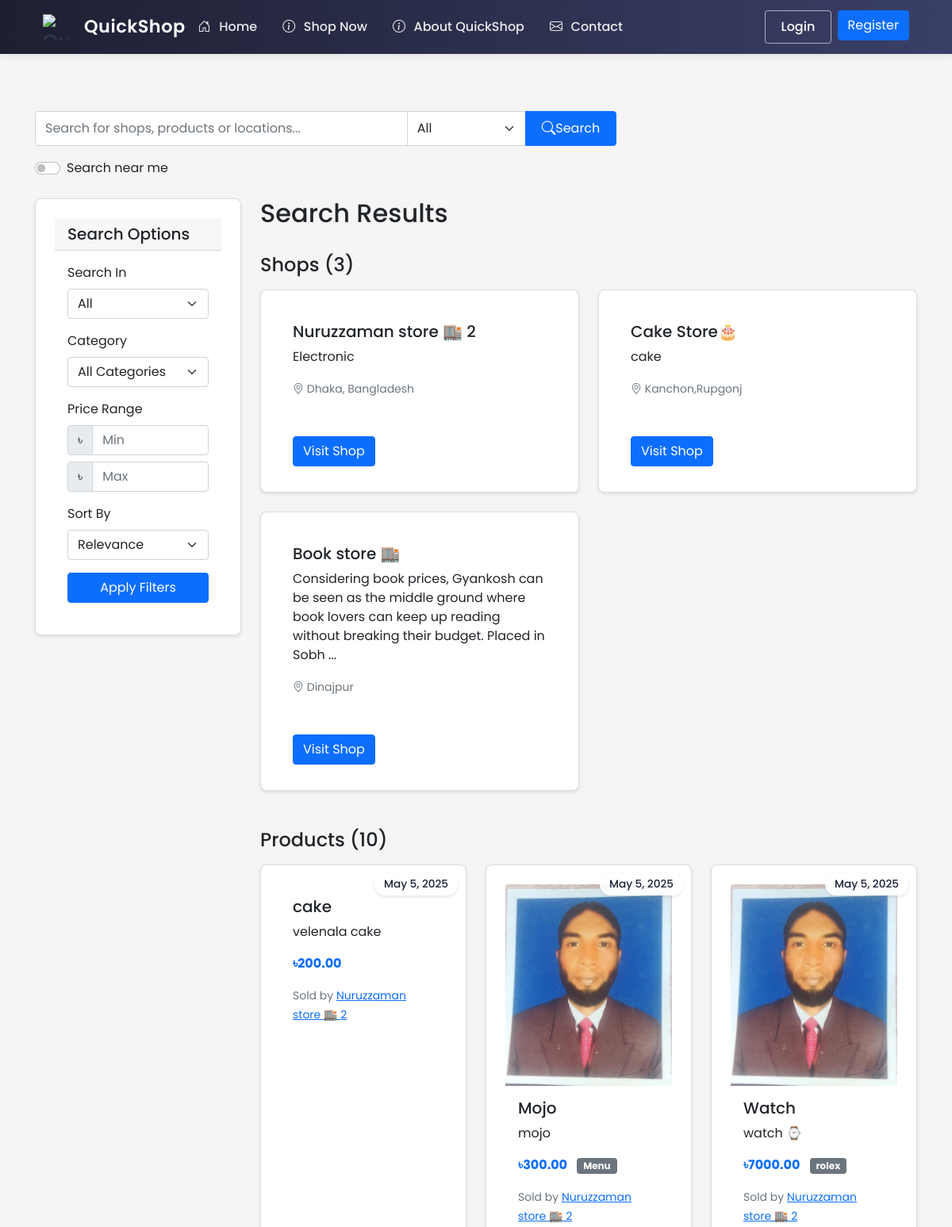
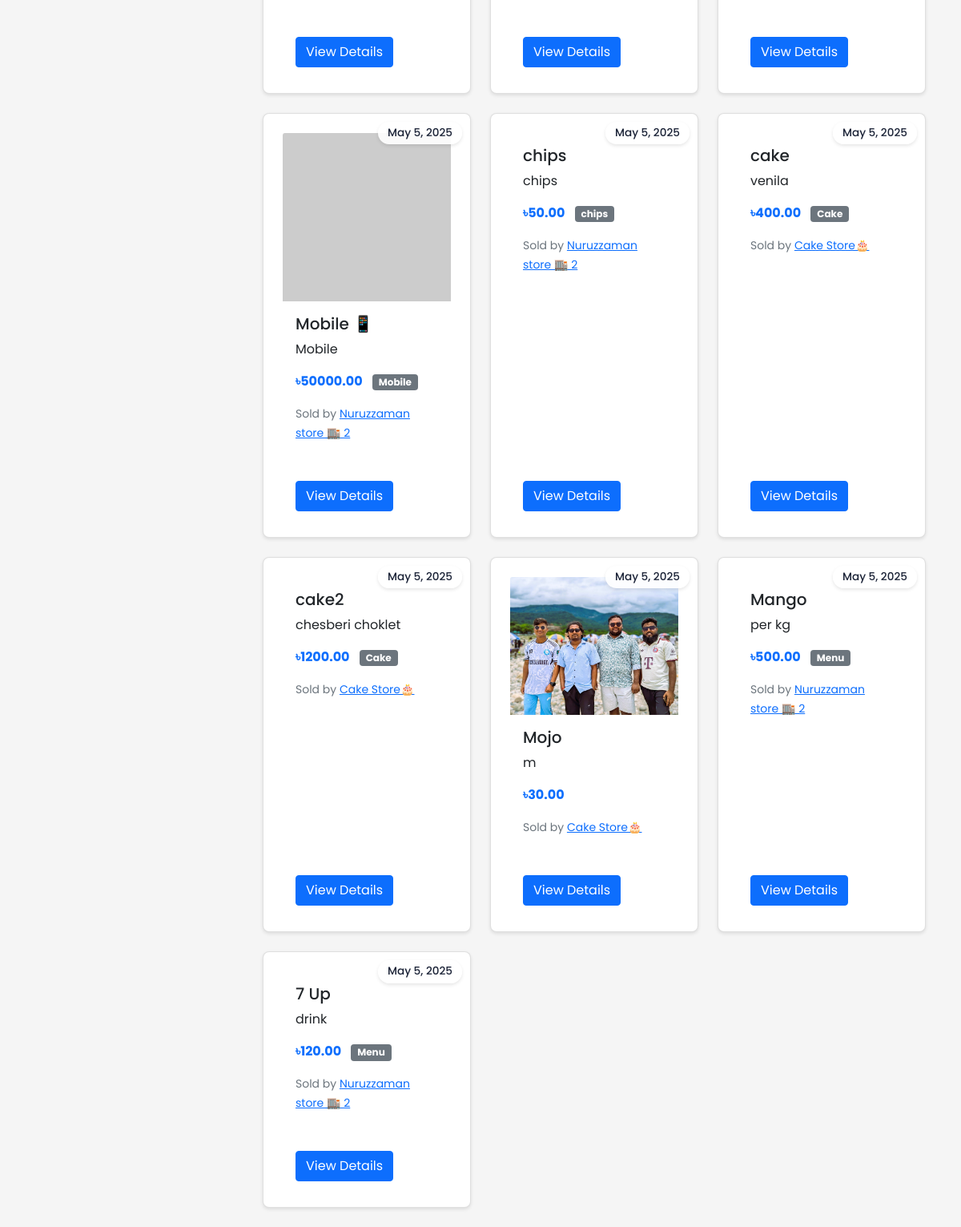
Screenshot of /search with the database file from the repository (2 pictures, top to bottom).
### ecommerce/models/shop.py (models this page shows, shortened)
class Shop(db.Model):
    id = db.Column(db.Integer, primary_key=True)
    name = db.Column(db.String(100), nullable=False)
    description = db.Column(db.Text)
    about = db.Column(db.Text)  # New field for shop-specific About content
    owner_id = db.Column(db.Integer, db.ForeignKey('user.id'), nullable=False)
    location_lat = db.Column(db.Float, nullable=True)
    location_lng = db.Column(db.Float, nullable=True)
    address = db.Column(db.String(200), nullable=True)
    approval_status = db.Column(db.String(20), server_default='pending')  # pending, approved, rejected
    images = db.relationship('Image', lazy=True,
                           foreign_keys='Image.shop_id',
                           cascade="all, delete-orphan",
                           backref=db.backref('shop_ref', lazy=True))
    phone = db.Column(db.String(20))
    email = db.Column(db.String(120))
    website = db.Column(db.String(200))
    business_hours = db.Column(db.Text)  # Stored as JSON string
    created_at = db.Column(db.DateTime, default=datetime.utcnow)
    is_active = db.Column(db.Boolean, default=False)  # Only true after approval
    products = db.relationship('Product', backref='shop', lazy=True)

class Product(db.Model):
    id = db.Column(db.Integer, primary_key=True)
    name = db.Column(db.String(100), nullable=False)
    description = db.Column(db.Text)
    price = db.Column(db.Float, nullable=False)
    stock = db.Column(db.Integer, nullable=False, default=0)
    shop_id = db.Column(db.Integer, db.ForeignKey('shop.id'), nullable=False)
    category = db.Column(db.String(50))  # Add category field
    created_at = db.Column(db.DateTime, default=datetime.utcnow)
    images = db.relationship('Image', lazy=True,
                           foreign_keys='Image.product_id',
                           cascade="all, delete-orphan",
                           backref=db.backref('product_ref', lazy=True))
    rating = db.Column(db.Float, default=0.0)  # Average rating
    rating_count = db.Column(db.Integer, default=0)  # Number of ratings
    reviews = db.relationship(Review, backref='product', lazy=True)
    min_price = db.Column(db.Float)  # Minimum acceptable price
    max_discount_percentage = db.Column(db.Float, default=20.0)  # Maximum allowed discount
    continue_iteration = db.Column(db.Boolean, default=False)  # Whether to continue negotiation after max discount

### ecommerce/routes/main.py (the view, shortened to what this page needs)
@main_bp.route('/search')
def search():
    query = request.args.get('q', '')
    search_type = request.args.get('type', 'all')
    shop_id = request.args.get('shop_id', type=int)
    category = request.args.get('category')
    min_price = request.args.get('min_price', type=float)
    max_price = request.args.get('max_price', type=float)
    sort = request.args.get('sort', 'relevance')
    page = request.args.get('page', 1, type=int)
    per_page = 12  # Number of items per page
    lat = request.args.get('lat', type=float)
    lng = request.args.get('lng', type=float)
    distance = request.args.get('distance', 10, type=float)  # Default 10km radius
    product_query = Product.query.filter(Product.shop.has(Shop.is_active == True))
    shop_query = Shop.query.filter_by(is_active=True)
    if shop_id:
        shop = Shop.query.get_or_404(shop_id)
        product_query = product_query.filter(Product.shop_id == shop_id)
        search_type = 'products'
    if search_type != 'shops':
        if category:
            product_query = product_query.filter(Product.category == category)
        if min_price is not None:
            product_query = product_query.filter(Product.price >= min_price)
        if max_price is not None:
            product_query = product_query.filter(Product.price <= max_price)
        if sort == 'price_low':
            product_query = product_query.order_by(Product.price.asc())
        elif sort == 'price_high':
            product_query = product_query.order_by(Product.price.desc())
        elif sort == 'newest':
            product_query = product_query.order_by(Product.created_at.desc())
        else:  # relevance
            if query:
                from sqlalchemy import text
                product_query = product_query.order_by(text("(CASE "
                    "WHEN name LIKE :query THEN 3 "
                    "WHEN category LIKE :query THEN 2 "
                    "WHEN description LIKE :query THEN 1 "
                    "ELSE 0 END) DESC").bindparams(query=f"%{query}%"))
    if lat is not None and lng is not None:
        shop_query = shop_query.order_by('distance')
    products_pagination = product_query.paginate(page=page, per_page=per_page) if search_type != 'shops' else None
    shops_pagination = shop_query.paginate(page=page, per_page=per_page) if search_type != 'products' and not shop_id else None
    categories = db.session.query(Product.category)\
                         .distinct()\
                         .filter(Product.category != None)\
                         .order_by(Product.category)\
                         .all()
    categories = [cat[0] for cat in categories]
    return render_template('main/search_results.html',
                         products=products_pagination.items if products_pagination else [],
                         shops=shops_pagination.items if shops_pagination else [],
                         products_pagination=products_pagination,
                         shops_pagination=shops_pagination,
                         query=query,
                         search_type=search_type,
                         current_category=category,
                         categories=categories,
                         min_price=min_price,
                         max_price=max_price,
                         current_sort=sort,
                         shop=Shop.query.get(shop_id) if shop_id else None,
                         search_lat=lat,
                         search_lng=lng,
                         search_distance=distance,
                         config={'GOOGLE_MAPS_API_KEY': current_app.config['GOOGLE_MAPS_API_KEY']})

### ecommerce/templates/main/search_results.html (shortened to what this page needs)
{% extends "base.html" %}
{% block content %}
<div class="container mt-4">
    <div class="row mb-4">
        <div class="col-md-8">
            <form class="search-form" method="GET" action="{{ url_for('main.search') }}">
                <div class="input-group">
                    <input type="text" class="form-control" name="q" value="{{ query }}"
                           placeholder="Search for shops, products or locations...">
                    <select class="form-select" name="type" style="max-width: 150px;">
                        <option value="all" {% if search_type == 'all' %}selected{% endif %}>All</option>
                    </select>
                    <button class="btn btn-primary" type="submit">
                        <i class="bi bi-search"></i> Search
                    </button>
                </div>
                <div class="mt-3">
                    <div class="form-check form-switch">
                        <input class="form-check-input" type="checkbox" id="useLocation"
                               {% if search_lat and search_lng %}checked{% endif %}>
                        <label class="form-check-label" for="useLocation">Search near me</label>
                    </div>
                </div>
            </form>
        </div>
    </div>
    <div class="row">
        <div class="col-md-3">
            <div class="card mb-4">
                <div class="card-header">
                    <h5 class="mb-0">Search Options</h5>
                </div>
                <div class="card-body">
                    <form id="filterForm" method="GET" action="{{ url_for('main.search') }}">
                        <div class="mb-3">
                            <label class="form-label">Search In</label>
                            <select class="form-select" name="type" onchange="this.form.submit()">
                                <option value="all" {% if search_type == 'all' %}selected{% endif %}>All</option>
                            </select>
                        </div>
                        {% if search_type != 'shops' %}
                        <div class="mb-3">
                            <label class="form-label">Category</label>
                            <select class="form-select" name="category">
                                <option value="">All Categories</option>
                            </select>
                        </div>
                        <div class="mb-3">
                            <label class="form-label">Price Range</label>
                            <div class="input-group mb-2">
                                <span class="input-group-text">৳</span>
                                <input type="number" class="form-control" name="min_price"
                                       placeholder="Min" value="{{ min_price or '' }}" min="0">
                            </div>
                            <div class="input-group">
                                <span class="input-group-text">৳</span>
                                <input type="number" class="form-control" name="max_price"
                                       placeholder="Max" value="{{ max_price or '' }}" min="0">
                            </div>
                        </div>
                        <div class="mb-3">
                            <label class="form-label">Sort By</label>
                            <select class="form-select" name="sort">
                                <option value="relevance" {% if current_sort == 'relevance' %}selected{% endif %}>Relevance</option>
                            </select>
                        </div>
                        {% endif %}
                        <button type="submit" class="btn btn-primary w-100">Apply Filters</button>
                    </form>
                </div>
            </div>
        </div>
        <div class="col-md-9">
            <div class="d-flex justify-content-between align-items-center mb-4">
                <h2>Search Results {% if query %}for "{{ query }}"{% endif %}</h2>
            </div>
            {% if shops and search_type in ['all', 'shops'] %}
            <div class="mb-4">
                <h3 class="h4 mb-3">Shops {% if search_lat and search_lng %}Near You{% endif %} ({{ shops_pagination.total if shops_pagination else 0 }})</h3>
                <div class="row">
                    {% for shop in shops %}
                        <div class="col-md-6 mb-4">
                            <div class="card h-100">
                                <div class="card-body">
                                    <div class="d-flex justify-content-between">
                                        <h5 class="card-title">
                                            {% if query %}
                                                {{ shop.name|replace(query, '<mark>' + query + '</mark>')|safe }}
                                            {% else %}
                                                {{ shop.name }}
                                            {% endif %}
                                        </h5>
                                    </div>
                                    <p class="card-text">
                                        {% if query %}
                                            {{ shop.description[:150]|replace(query, '<mark>' + query + '</mark>')|safe }}
                                        {% else %}
                                            {{ shop.description[:150] }}
                                        {% endif %}
                                        {% if shop.description|length > 150 %}...{% endif %}
                                    </p>
                                    <p class="card-text">
                                        <small class="text-muted">
                                            <i class="bi bi-geo-alt"></i> {{ shop.address }}
                                        </small>
                                    </p>
                                </div>
                                <div class="card-footer bg-transparent border-top-0">
                                    <a href="{{ url_for('shop.view', shop_id=shop.id) }}" class="btn btn-primary">Visit Shop</a>
                                </div>
                            </div>
                        </div>
                    {% endfor %}
                </div>
            </div>
            {% endif %}
            {% if products and search_type in ['all', 'products'] %}
            <div>
                <h3 class="h4 mb-3">Products ({{ products_pagination.total if products_pagination else 0 }})</h3>
                <div class="row">
                    {% for product in products %}
                        <div class="col-md-4 mb-4">
                            <div class="card h-100 product-card">
                                <span class="date-badge">May 5, 2025</span>
                                        {% set img_src = None %}
                                        {% if product.image_url %}
                                            {% if product.image_url.startswith('http') or product.image_url.startswith('/') %}
                                                {% set img_src = product.image_url %}
                                            {% else %}
                                                {% set img_src = url_for('static', filename='images/products/' + product.image_url) %}
                                            {% endif %}
                                        {% elif product.images and product.images[0].filename %}
                                            {% set img_src = url_for('static', filename='uploads/' + product.images[0].filename) %}
                                        {% endif %}
                                        {% if img_src %}
                                            <img src="{{ img_src }}" class="card-img-top" alt="{{ product.name }}" onerror="this.onerror=null;this.src='https://via.placeholder.com/400x400?text=' + encodeURIComponent('{{ product.name }}')">
                                        {% endif %}
                                <div class="card-body">
                                    <h5 class="card-title">
                                        {% if query %}
                                            {{ product.name|replace(query, '<mark>' + query + '</mark>')|safe }}
                                        {% else %}
                                            {{ product.name }}
                                        {% endif %}
                                    </h5>
                                    <p class="card-text">
                                        {% if query %}
                                            {{ product.description[:100]|replace(query, '<mark>' + query + '</mark>')|safe }}
                                        {% else %}
                                            {{ product.description[:100] }}
                                        {% endif %}
                                    </p>
                                    <p class="card-text">
                                        <strong class="text-primary">৳{{ "%.2f"|format(product.price) }}</strong>
                                        {% if product.category %}
                                            <span class="badge bg-secondary ms-2">{{ product.category }}</span>
                                        {% endif %}
                                    </p>
                                    <p class="card-text">
                                        <small class="text-muted">
                                            Sold by <a href="{{ url_for('shop.view', shop_id=product.shop.id) }}">{{ product.shop.name }}</a>
                                        </small>
                                    </p>
                                </div>
                                <div class="card-footer bg-transparent border-top-0">
                                    <a href="{{ url_for('shop.view', shop_id=product.shop.id) }}" class="btn btn-primary">View Details</a>
                                </div>
                            </div>
                        </div>
                    {% endfor %}
                </div>
            </div>
            {% endif %}
        </div>
    </div>
</div>
{% endblock %}

### rows the page displays
Shop: name "Nuruzzaman store 🏬 2", description "Electronic", address "Dhaka, Bangladesh"
Shop: name "Cake Store🎂", description "cake", address "Kanchon,Rupgonj"
Shop: name "Book store 🏬", description "Considering book prices, Gyankosh can be seen as the middle ground where book lovers can keep up reading without breaking their budget. Placed in Sobh", address "Dinajpur"
Product: name "cake", description "velenala cake", price "200.00", shop.name "Nuruzzaman store 🏬 2"
Product: name "Mojo", description "mojo", price "300.00", category "Menu", shop.name "Nuruzzaman store 🏬 2"
Product: name "Watch", description "watch ⌚", price "7000.00", category "rolex", shop.name "Nuruzzaman store 🏬 2"
Product: name "Mobile 📱", description "Mobile", price "50000.00", category "Mobile", shop.name "Nuruzzaman store 🏬 2"
Product: name "chips", description "chips", price "50.00", category "chips", shop.name "Nuruzzaman store 🏬 2"
Product: name "cake", description "venila", price "400.00", category "Cake", shop.name "Cake Store🎂"
Product: name "cake2", description "chesberi choklet", price "1200.00", category "Cake", shop.name "Cake Store🎂"
Product: shows a picture, name "Mojo", description "m", price "30.00", shop.name "Cake Store🎂"
Product: name "Mango", description "per kg", price "500.00", category "Menu", shop.name "Nuruzzaman store 🏬 2"
Product: name "7 Up", description "drink", price "120.00", category "Menu", shop.name "Nuruzzaman store 🏬 2"

### other values shown
{{ shops_pagination.total if shops_pagination else 0 }} "3"
{{ products_pagination.total if products_pagination else 0 }} "10"
